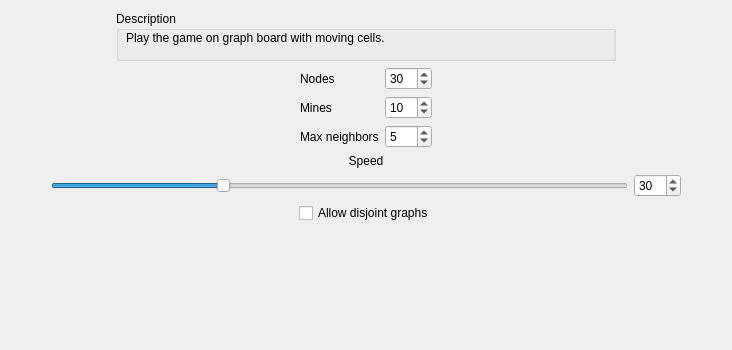
<?xml version="1.0" encoding="UTF-8"?>
<ui version="4.0">
 <class>DynamicGraphParametersWidgetClass</class>
 <widget class="QWidget" name="DynamicGraphParametersWidgetClass">
  <property name="geometry">
   <rect>
    <x>0</x>
    <y>0</y>
    <width>732</width>
    <height>350</height>
   </rect>
  </property>
  <property name="windowTitle">
   <string>DynamicGraphParametersWidget</string>
  </property>
  <layout class="QVBoxLayout" name="verticalLayout">
   <item>
    <layout class="QHBoxLayout" name="horizontalLayout_4">
     <item>
      <spacer name="horizontalSpacer">
       <property name="orientation">
        <enum>Qt::Orientation::Horizontal</enum>
       </property>
       <property name="sizeHint" stdset="0">
        <size>
         <width>40</width>
         <height>20</height>
        </size>
       </property>
      </spacer>
     </item>
     <item>
      <widget class="QGroupBox" name="groupBox">
       <property name="sizePolicy">
        <sizepolicy hsizetype="Expanding" vsizetype="Fixed">
         <horstretch>0</horstretch>
         <verstretch>0</verstretch>
        </sizepolicy>
       </property>
       <property name="minimumSize">
        <size>
         <width>500</width>
         <height>50</height>
        </size>
       </property>
       <property name="title">
        <string>Description</string>
       </property>
       <property name="checkable">
        <bool>false</bool>
       </property>
       <widget class="QLabel" name="label_3">
        <property name="geometry">
         <rect>
          <x>10</x>
          <y>20</y>
          <width>481</width>
          <height>21</height>
         </rect>
        </property>
        <property name="minimumSize">
         <size>
          <width>400</width>
          <height>0</height>
         </size>
        </property>
        <property name="text">
         <string>Play the game on graph board with moving cells.</string>
        </property>
        <property name="alignment">
         <set>Qt::AlignmentFlag::AlignLeading|Qt::AlignmentFlag::AlignLeft|Qt::AlignmentFlag::AlignTop</set>
        </property>
       </widget>
      </widget>
     </item>
     <item>
      <spacer name="horizontalSpacer_2">
       <property name="orientation">
        <enum>Qt::Orientation::Horizontal</enum>
       </property>
       <property name="sizeHint" stdset="0">
        <size>
         <width>40</width>
         <height>20</height>
        </size>
       </property>
      </spacer>
     </item>
    </layout>
   </item>
   <item>
    <layout class="QHBoxLayout" name="horizontalLayout">
     <item>
      <spacer name="horizontalSpacer_3">
       <property name="orientation">
        <enum>Qt::Orientation::Horizontal</enum>
       </property>
       <property name="sizeHint" stdset="0">
        <size>
         <width>40</width>
         <height>20</height>
        </size>
       </property>
      </spacer>
     </item>
     <item>
      <layout class="QFormLayout" name="formLayout">
       <item row="0" column="0">
        <widget class="QLabel" name="label">
         <property name="text">
          <string>Nodes</string>
         </property>
        </widget>
       </item>
       <item row="0" column="1">
        <widget class="QSpinBox" name="nodesSpinBox">
         <property name="minimum">
          <number>2</number>
         </property>
         <property name="maximum">
          <number>300</number>
         </property>
         <property name="value">
          <number>30</number>
         </property>
        </widget>
       </item>
       <item row="1" column="0">
        <widget class="QLabel" name="label_2">
         <property name="text">
          <string>Mines</string>
         </property>
        </widget>
       </item>
       <item row="1" column="1">
        <widget class="QSpinBox" name="minesSpinBox">
         <property name="maximum">
          <number>300</number>
         </property>
         <property name="value">
          <number>10</number>
         </property>
        </widget>
       </item>
       <item row="2" column="0">
        <widget class="QLabel" name="label_4">
         <property name="text">
          <string>Max neighbors</string>
         </property>
        </widget>
       </item>
       <item row="2" column="1">
        <widget class="QSpinBox" name="maximumNeighborsSpinBox">
         <property name="minimum">
          <number>1</number>
         </property>
         <property name="maximum">
          <number>99</number>
         </property>
         <property name="value">
          <number>5</number>
         </property>
        </widget>
       </item>
      </layout>
     </item>
     <item>
      <spacer name="horizontalSpacer_4">
       <property name="orientation">
        <enum>Qt::Orientation::Horizontal</enum>
       </property>
       <property name="sizeHint" stdset="0">
        <size>
         <width>40</width>
         <height>20</height>
        </size>
       </property>
      </spacer>
     </item>
    </layout>
   </item>
   <item>
    <layout class="QVBoxLayout" name="verticalLayout_2">
     <item>
      <widget class="QLabel" name="speedLabel">
       <property name="text">
        <string>Speed</string>
       </property>
       <property name="alignment">
        <set>Qt::AlignmentFlag::AlignCenter</set>
       </property>
      </widget>
     </item>
     <item>
      <layout class="QHBoxLayout" name="horizontalLayout_3" stretch="0,1,0,0">
       <item>
        <spacer name="horizontalSpacer_8">
         <property name="orientation">
          <enum>Qt::Orientation::Horizontal</enum>
         </property>
         <property name="sizeHint" stdset="0">
          <size>
           <width>40</width>
           <height>20</height>
          </size>
         </property>
        </spacer>
       </item>
       <item>
        <widget class="QSlider" name="speedSlider">
         <property name="minimum">
          <number>1</number>
         </property>
         <property name="maximum">
          <number>100</number>
         </property>
         <property name="value">
          <number>30</number>
         </property>
         <property name="orientation">
          <enum>Qt::Orientation::Horizontal</enum>
         </property>
        </widget>
       </item>
       <item>
        <widget class="QSpinBox" name="speedSpinBox">
         <property name="minimum">
          <number>1</number>
         </property>
         <property name="maximum">
          <number>100</number>
         </property>
         <property name="value">
          <number>30</number>
         </property>
        </widget>
       </item>
       <item>
        <spacer name="horizontalSpacer_7">
         <property name="orientation">
          <enum>Qt::Orientation::Horizontal</enum>
         </property>
         <property name="sizeHint" stdset="0">
          <size>
           <width>40</width>
           <height>20</height>
          </size>
         </property>
        </spacer>
       </item>
      </layout>
     </item>
    </layout>
   </item>
   <item>
    <layout class="QHBoxLayout" name="horizontalLayout_5">
     <item>
      <spacer name="horizontalSpacer_5">
       <property name="orientation">
        <enum>Qt::Orientation::Horizontal</enum>
       </property>
       <property name="sizeHint" stdset="0">
        <size>
         <width>40</width>
         <height>20</height>
        </size>
       </property>
      </spacer>
     </item>
     <item>
      <widget class="QCheckBox" name="allowDisjointGraphCheckBox">
       <property name="text">
        <string>Allow disjoint graphs</string>
       </property>
      </widget>
     </item>
     <item>
      <spacer name="horizontalSpacer_6">
       <property name="orientation">
        <enum>Qt::Orientation::Horizontal</enum>
       </property>
       <property name="sizeHint" stdset="0">
        <size>
         <width>40</width>
         <height>20</height>
        </size>
       </property>
      </spacer>
     </item>
    </layout>
   </item>
   <item>
    <spacer name="verticalSpacer">
     <property name="orientation">
      <enum>Qt::Orientation::Vertical</enum>
     </property>
     <property name="sizeHint" stdset="0">
      <size>
       <width>20</width>
       <height>105</height>
      </size>
     </property>
    </spacer>
   </item>
  </layout>
 </widget>
 <layoutdefault spacing="6" margin="11"/>
 <resources/>
 <connections/>
</ui>
